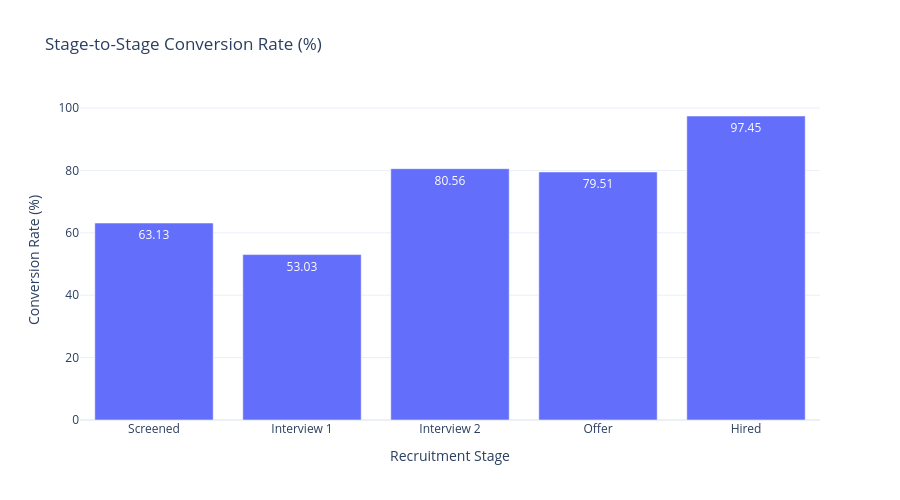

The cell this chart's notebook holds for it:
### Code cell
# Create interactive bar chart
fig = go.Figure()

fig.add_trace(go.Bar(
    x=stage_conversion.index,
    y=stage_conversion.values,
    text=stage_conversion.values,
    textposition='auto'
))

# Update layout
fig.update_layout(
    title="Stage-to-Stage Conversion Rate (%)",
    xaxis_title="Recruitment Stage",
    yaxis_title="Conversion Rate (%)",
    template="plotly_white",
    height=500
)

fig.show()

### Figure 1 — Plotly figure (JSON) as saved in the notebook; plotly's stock layout.template omitted (floating-point values rounded to 4 significant figures)
{"data": [{"text": [63.13, 53.03, 80.56, 79.51, 97.45], "textposition": "auto", "type": "bar", "x": ["Screened", "Interview 1", "Interview 2", "Offer", "Hired"], "y": [63.13, 53.03, 80.56, 79.51, 97.45]}], "layout": {"height": 500, "title": {"text": "Stage-to-Stage Conversion Rate (%)"}, "xaxis": {"title": {"text": "Recruitment Stage"}}, "yaxis": {"title": {"text": "Conversion Rate (%)"}}}}
